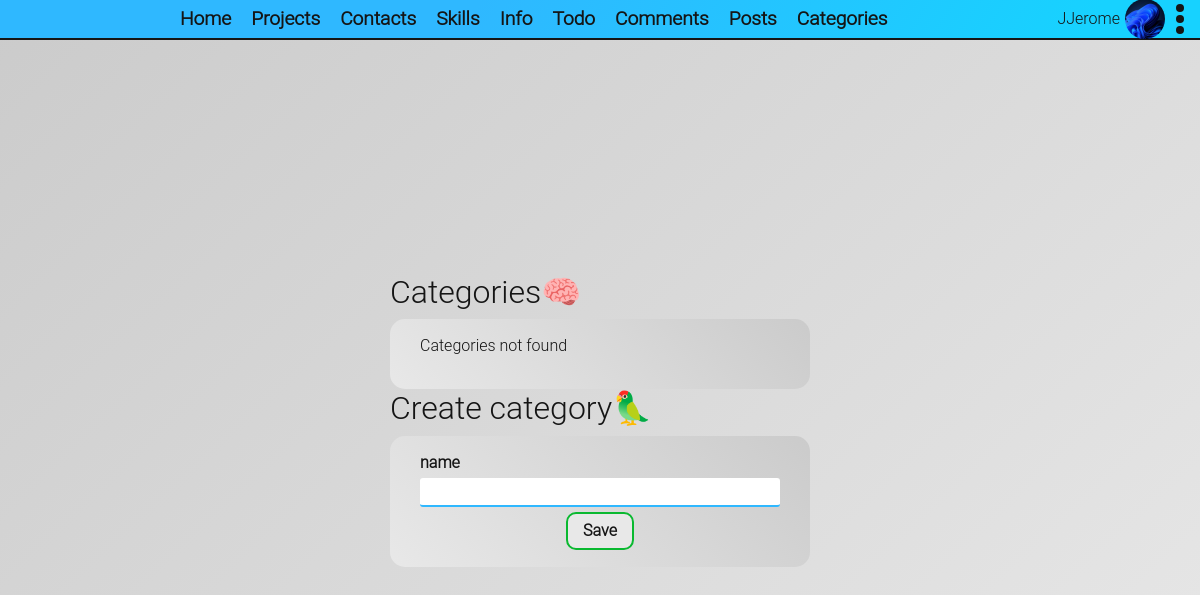
Page /post/categories (signed in) on the earlier database version.
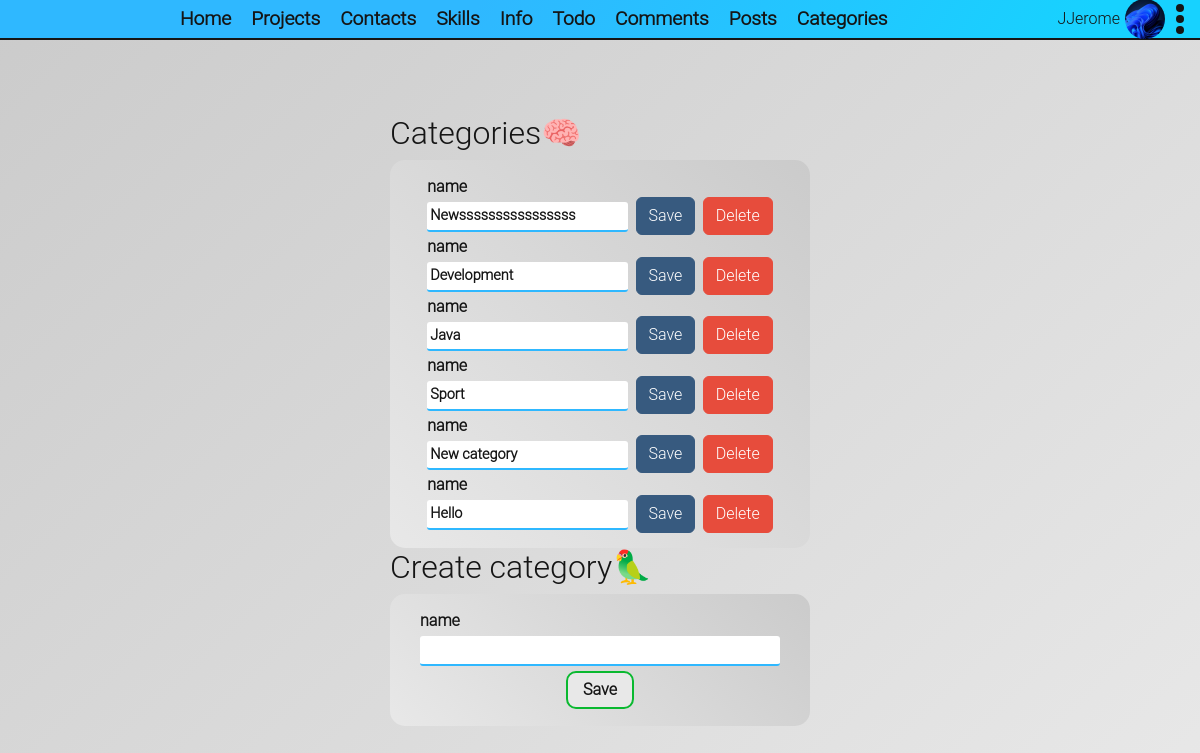
Same page on the later database version.
### app/posts/entitys.py (models this page shows)
class Category(db.Model):
    id = db.Column(db.Integer, primary_key=True)
    name = db.Column(db.String(40))

### app/posts/views.py (the view)
@posts_bp.route("/categories")
@login_required
def categories():
    categories_with_forms = [{"id": c.id, "form": CreateEditCategory(name=c.name)} for c in Category.query.all()]
    form = CreateEditCategory()
    return base_render("all-categories.html", categories=categories_with_forms, form=form)

### app/posts/forms.py (shortened to what this page needs)
class CreateEditCategory(FlaskForm):
    name = StringField("name", validators=[
        DataRequired("This field is required"),
        Length(4, 40, "The length must be greater than 4 and less than 90")
    ])
    submit = SubmitField("Save")

### app/authentication/entitys.py (called while the page is built)
    @staticmethod
    @login_manager.user_loader
    def user_loader(user_id: int):
        return AuthUser.query.get(user_id)

### app/common_logic.py (called while the page is built)
def base_render(template: str, **context):
    return render_template(template, about_os=platform.platform(), user_agent_info=request.user_agent.string, **context)

### app/posts/templates/posts/all-categories.html (shortened to what this page needs)
{% extends 'portfolio-base.html' %}
{% block links %}
    <link rel="stylesheet" type="text/css" href="{{ url_for('posts.static', filename='css/all-categories.css') }}">
{% endblock %}
{% block content %}
    {% from "render-filed.html" import render_field %}
    <div class="main-wrapper">
        <div class="main">
            <h3>Categories🧠</h3>
            <main class="categories-wrapper">
                {% for category in categories %}
                    <form action="{{ url_for("posts.category_update", id=category.id) }}"
                          method="post"
                          class="category-form"
                          novalidate
                    >
                        <div> {{ render_field(category.form.name) }} </div>
                        <div class="d-flex justify-content-center align-items-center">
                            {{ category.form.submit(class="btn btn-primary") }}
                        </div>
                        <a href="{{ url_for("posts.category_delete", id=category.id) }}">
                            <button type="button" class="btn btn-danger">
                                Delete
                            </button>
                        </a>
                    </form>
                {% else %}
                    <p>Categories not found</p>
                {% endfor %}
            </main>
        </div>
        <div class="main">
            <h3>Create category🦜</h3>
            <main class="categories-wrapper">
                <form action="{{ url_for("posts.category_create") }}"
                      method="post"
                      class=""
                      novalidate
                >
                    <div> {{ render_field(form.name) }} </div>
                    <div class="d-flex justify-content-center align-items-center">
                        {{ form.submit(class="default-submit") }}
                    </div>
                </form>
            </main>
        </div>
    </div>
{% endblock %}

### app/templates/render-filed.html (shortened to what this page needs)
{% macro render_field(field) %}
    {% if field.type == 'BooleanField' %}
        <div class="d-flex flex-row justify-content-center align-items-center form-field-row">
            {% if field.label is defined and field.label.text %}
                <dt class="w-100 d-flex flex-row justify-content-center align-items-center">{{ field.label(class="control-label") }}
            {% endif %}
            {{ field(class="default-input mx-4", tabindex=1, **kwargs) | safe }}
        </div>
    {% else %}
        {% if field.label is defined and field.label.text %}
            <dt class="w-100">{{ field.label(class="control-label") }}
        {% endif %}
        <div class="form-field-row">
            {{ field(class="default-input", tabindex=1, **kwargs) | safe }}
        </div>
    {% endif %}
{% endmacro %}

Differences in the rows shown:
added Category: name "Newssssssssssssssss"
added Category: name "Development"
added Category: name "Java"
added Category: name "Sport"
added Category: name "New category"
added Category: name "Hello"
Other differences:
new list line: "name Save Delete"
text no longer shown: "Categories not found"
